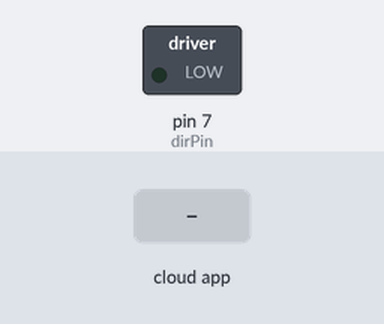
Bench run of a sketch on a simulated Arduino Uno, built with avr-gcc and run on an emulated ATmega328P. Parts: switched loads named in the sketch (green lamp = pin HIGH). The test bench sets the inputs (shaded band). The ROS host is connected and sends only what is stated.

Above: at 1.2 s.
1.3 s: the phone or cloud app sets dis_signal to -100
At 1.7 s:
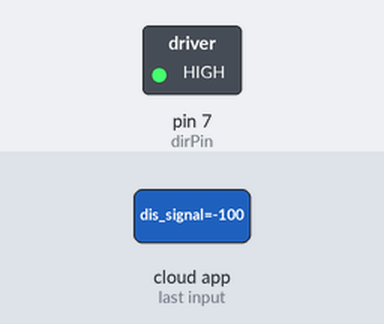
Timing chart, 0 to 4.3 s (numbered marks = the images above; inputs shaded):
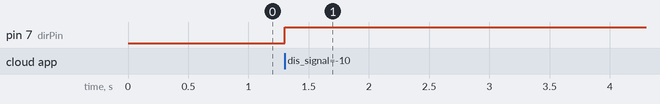

The sketch:

dis_with_pub.ino
```cpp
#include<ros.h>
#include<std_msgs/UInt16.h>
#include<std_msgs/Float32.h>
#include<std_msgs/String.h>

//#include <iostream>
//#include <string>

#define dirPin 7
#define stepperPin 8

float dis_per_turn = 3.0;
//float nums_turns = 0;

ros::NodeHandle nh;
//std_msgs::String str_msg;
std_msgs::Float32 str_msg;
ros::Publisher chatter("listener", &str_msg);

char temp[] = "Test message!";

void dis_cb(const std_msgs::Float32& dis_msg){
  nh.loginfo("subscribe xxxxxxxx");
  execute_motor(dis_msg.data);
}

ros::Subscriber<std_msgs::Float32> sub("dis_signal", dis_cb);

void setup() {
  pinMode(dirPin, OUTPUT);
  pinMode(stepperPin, OUTPUT);

  Serial.begin(57600);

  nh.initNode();

  nh.advertise(chatter);

}

void loop() {
    nh.subscribe(sub);
/*
  nh.subscribe(sub);
  str_msg.data = nums_turns;
  chatter.publish( &str_msg );

  if (nums_turns != 0) {
    execute_motor(nums_turns);
    //str_msg.data = "Done";
    chatter.publish( &str_msg );
    nums_turns = 0;
    }
  else {
  //str_msg.data = temp;
  //chatter.publish( &str_msg );
  }*/

  delay(2);
  nh.spinOnce();
  delay(1);

}

void execute_motor(int distance) {
  float nums_turns = distance / dis_per_turn;
  digitalWrite(dirPin,HIGH);
  for (int x = 0;x < 200 * nums_turns; x++){
    digitalWrite(stepperPin,HIGH);
    delayMicroseconds(500);
    digitalWrite(stepperPin,LOW);
    delayMicroseconds(500);
    }
  //delay(1000);
  }

/*

void execute_motor(int distance) {
  float nums_turns = distance / dis_per_turn;
  for (int x = 0; x < nums_turns; x++){
    execute_one_circle();
    }
  }

void execute_one_circle() {
  digitalWrite(dirPin,HIGH);
  for (int x=0;x<200;x++){
    digitalWrite(stepperPin,HIGH);
    delayMicroseconds(500);
    digitalWrite(stepperPin,LOW);
    delayMicroseconds(500);
    }
  delay(1000);
  }*/
```

Measured:
- after the input at 1.3 s, pin 7 (dirPin): LOW → HIGH at once
